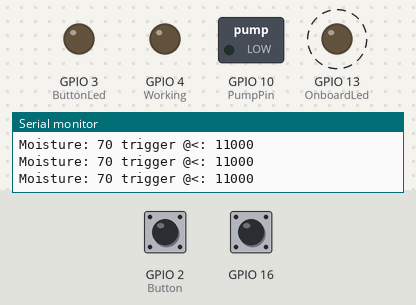
A sketch run on a simulated ESP32-S3. On the bench: switched loads named in the sketch (green lamp = pin HIGH), output pins drawn as LEDs (lit = HIGH), the last lines printed to the serial monitor. Dashed ring = blinking. The test bench sets the inputs (shaded band); at power-on: GPIO 2 (Button) HIGH, GPIO 16 HIGH. Pins used as bus, display or sensor lines are not drawn.

Above: at 3.3 s.
3.4 s: GPIO 2 (Button) pulled LOW for 1.55 s
At 4.7 s:
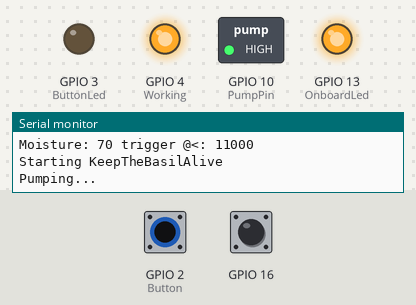
6.9 s: GPIO 2 (Button) pulled LOW for 3.2 s
At 10.96 s:
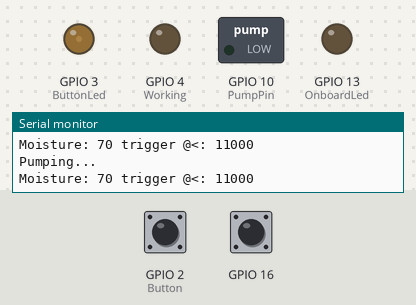
At 11.8 s:
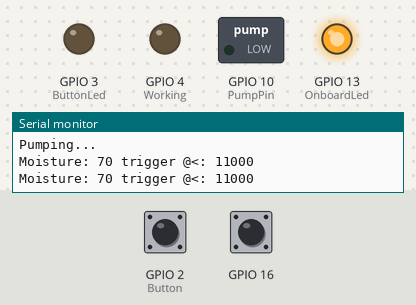
Timing chart, 0 to 17.6 s (numbered marks = the images above; inputs shaded):
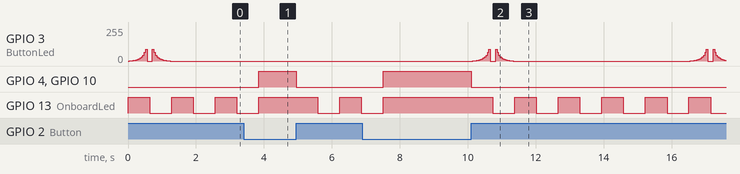

The sketch:

TeensyCode.ino
```cpp
int OnboardLed = 13;
int ButtonLed = 3;
int Button = 2;

int Working = 4;
int LowSupplies = 9;
int Thirsty = 6;

int PumpPin = 10;
unsigned PumpTimeout = 60*60*1000; // 1 Hour
unsigned PumpInitTime = 5*60*1000;
bool FirstPump = true;
unsigned PumpTime = 10*1000; // Pump for 10 seconds
bool isPumpOn = false;
bool PumpManual = false;


// Higher is wetter
int StartPump = 11000;
unsigned LastPumpTime = 0;

void PumpOn()
{
  if(!isPumpOn)
  {
    Serial.println("Pumping...");
    LastPumpTime = millis(); // First time we turn the pump on, save time

    analogWrite(Working, 255);
    isPumpOn = true;

    digitalWrite(PumpPin, HIGH);
  }
}

void PumpOff()
{
  digitalWrite(PumpPin, LOW);
  analogWrite(Working, 0);
  isPumpOn = false;
}

bool isThirsty = false;
void CheckMoisture()
{
  //int moist = analogRead(A0);
  int moist = touchRead(16);
  Serial.println("Moisture: " + String(moist) + " trigger @<: " + String(StartPump));

  isThirsty = (moist < StartPump);

  // Do not start pumping the first 5 minutes
  if((millis() > PumpInitTime))
  {
    if(FirstPump && isThirsty)
    {
      FirstPump = false;
      PumpOn();
    }

    if(millis() > (LastPumpTime + PumpTimeout) )
    {
      if(isThirsty)
      {
        // Start pump
        PumpOn();
      }
      else
      {
        LastPumpTime = millis();
      }
    }
  }
}


// the setup routine runs once when you press reset:
void setup()
{
  // initialize the digital pin as an output.
  pinMode(OnboardLed, OUTPUT);
  pinMode(PumpPin, OUTPUT);

  // Button
  pinMode(Button, INPUT_PULLUP);

  Serial.begin(115200);
}

bool advertise = true;

// Start Led Button fading
#define COR_LENGTH 16
char fadeCor[COR_LENGTH] = {0, 1, 2, 3, 4, 6, 8, 12, 16, 23, 32, 45, 64, 90, 128, 180};
int fadeCnt = 0;
void loop()
{
  if(millis() > 3000 && advertise)
  {
    Serial.println("Starting KeepTheBasilAlive");
    advertise = false;
  }

  if (digitalRead(Button))
  {
    CheckMoisture();

    if((isPumpOn && (millis() > (LastPumpTime + PumpTime))) || PumpManual)
    {
      PumpOff(); // long enough
      PumpManual = false;
    }

    // Button Led fading (Show alive)
    digitalWrite(OnboardLed, HIGH);
    bool showFade = (fadeCnt++%5 == 0);

    for (int fadeValue = 0 ; fadeValue < COR_LENGTH; fadeValue++)
    {
      if(showFade)
      {
        analogWrite(ButtonLed, fadeCor[fadeValue]);
      }
      if(isThirsty)
      {
        analogWrite(Thirsty, fadeCor[fadeValue]);
      }
      delay(40);
    }

    digitalWrite(OnboardLed, LOW);
    for (int fadeValue = COR_LENGTH-1 ; fadeValue >= 0; fadeValue--)
    {
      if(showFade)
      {
        analogWrite(ButtonLed, fadeCor[fadeValue]);
      }
      if(isThirsty)
      {
        analogWrite(Thirsty, fadeCor[fadeValue]);
      }
      delay(40);
    }

  }
  else
  {
    // Manual
    PumpManual = true;
    analogWrite(ButtonLed, fadeCor[COR_LENGTH-1]);
    digitalWrite(OnboardLed, HIGH);
    PumpOn();
  }


}
```

Measured:
- after the input at 3.4 s, GPIO 3 (ButtonLed): stays 0/255 (without the input it goes to 1/255 after 3.0 s); GPIO 4 (Working), GPIO 10 (PumpPin): LOW → HIGH after 0.44 s, → LOW 1.1 s later
- after the input at 6.9 s, GPIO 4 (Working), GPIO 10 (PumpPin): LOW → HIGH after 0.61 s, → LOW 2.6 s later
- by itself, GPIO 13 (OnboardLed): repeats every 1.3 s: LOW 0.64 s, HIGH 0.64 s
